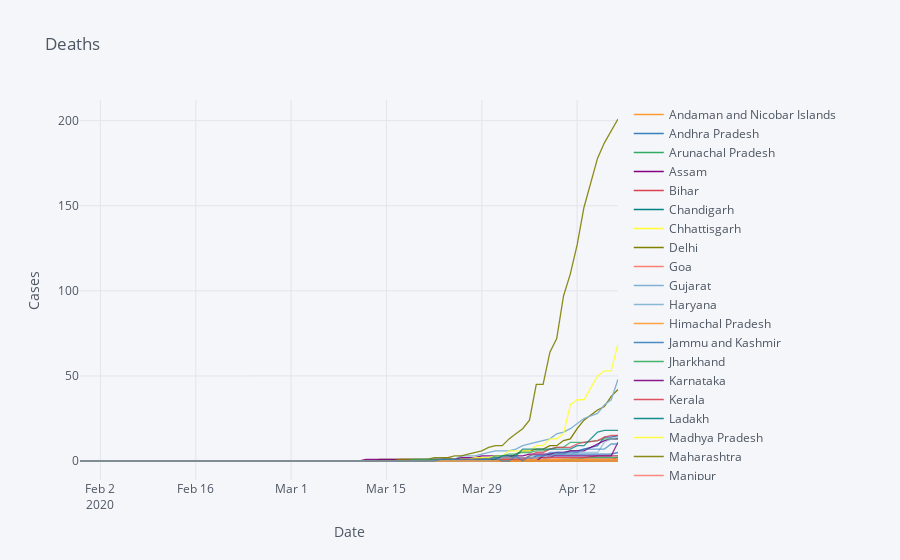
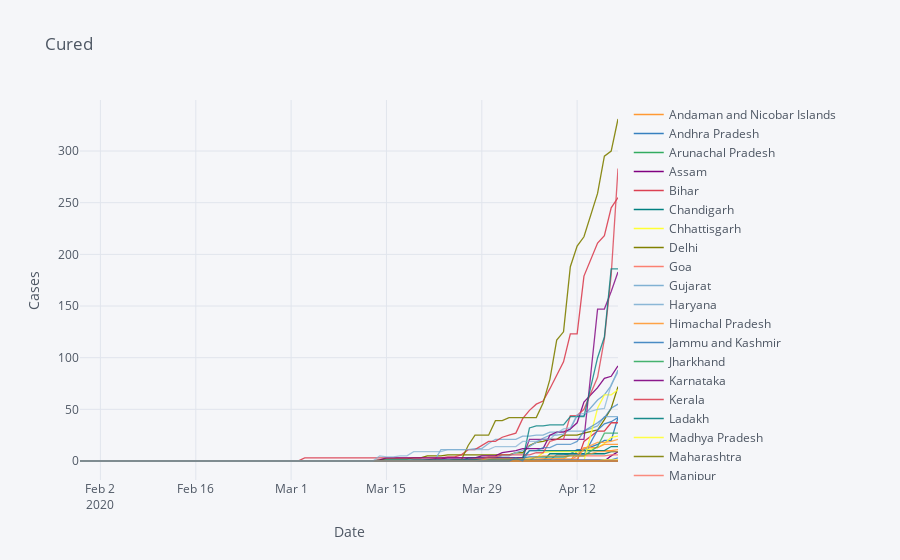
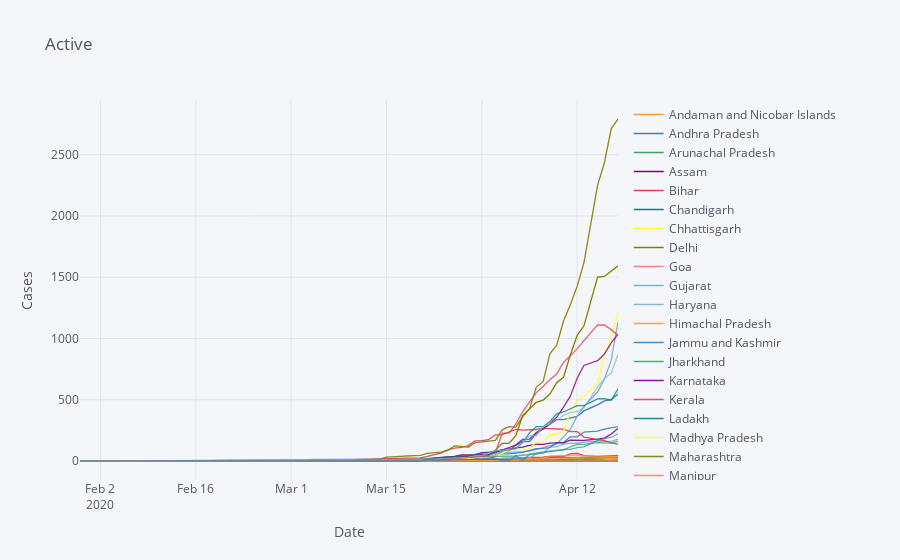

The cell these charts' notebook holds for them, in order:
### Code cell
#Deaths,Cured ,Active Cases Date Wise

col = ['Deaths','Cured','Active']

for i,val in enumerate(col):
    p_df = pd.pivot_table(df_clean,index  = 'Date', values = val, columns ='State/UT').fillna(0).astype('int').reset_index()
    p_df.iplot(x = 'Date' ,title = col[i], xTitle = 'Date',yTitle = 'Cases')
